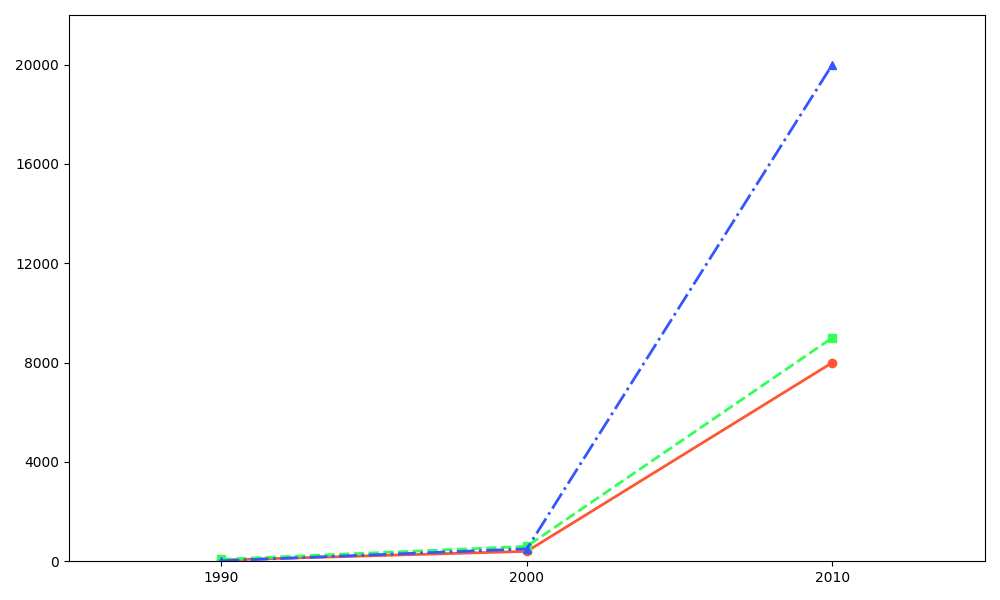

Write Python code to recreate this figure.
import matplotlib.pyplot as plt
import numpy as np

decades = np.array([1990, 2000, 2010])
north_america = np.array([50, 400, 8000])
europe = np.array([80, 600, 9000])
asia = np.array([20, 500, 20000])

fig, ax = plt.subplots(figsize=(10, 6))

ax.plot(decades, north_america, marker='o', linestyle='-', color='#FF5733', linewidth=2)
ax.plot(decades, europe, marker='s', linestyle='--', color='#33FF57', linewidth=2)
ax.plot(decades, asia, marker='^', linestyle='-.', color='#3357FF', linewidth=2)

ax.set_xlim(1985, 2015)
ax.set_ylim(0, 22000)
ax.set_xticks(decades)
ax.set_yticks(np.arange(0, 22001, 4000))

plt.tight_layout()
plt.show()
